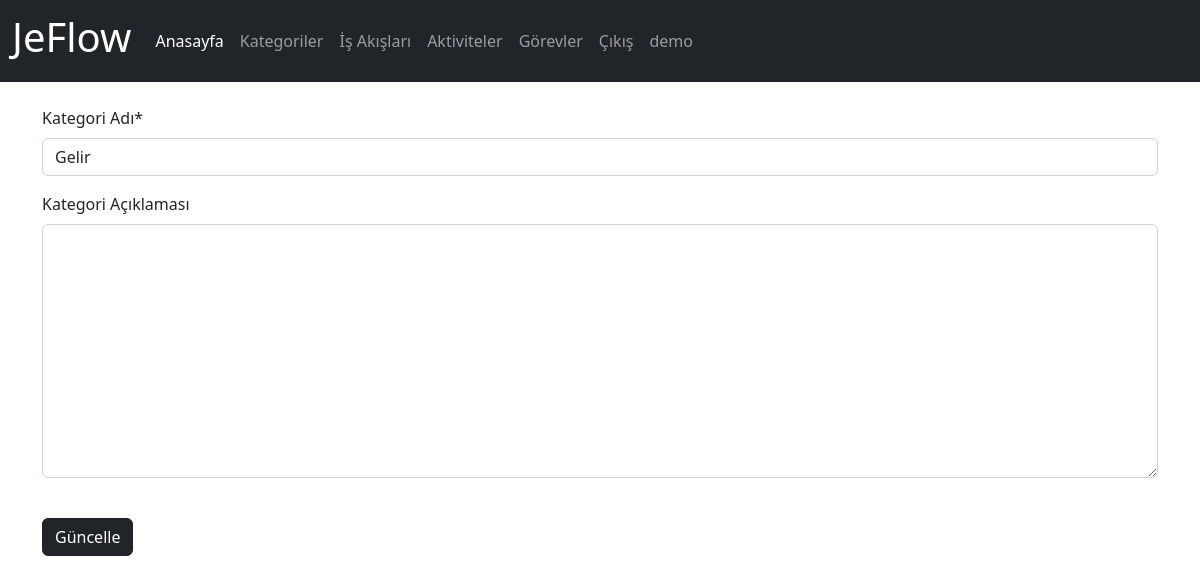
Page /category/4 (signed in) on the earlier database version.
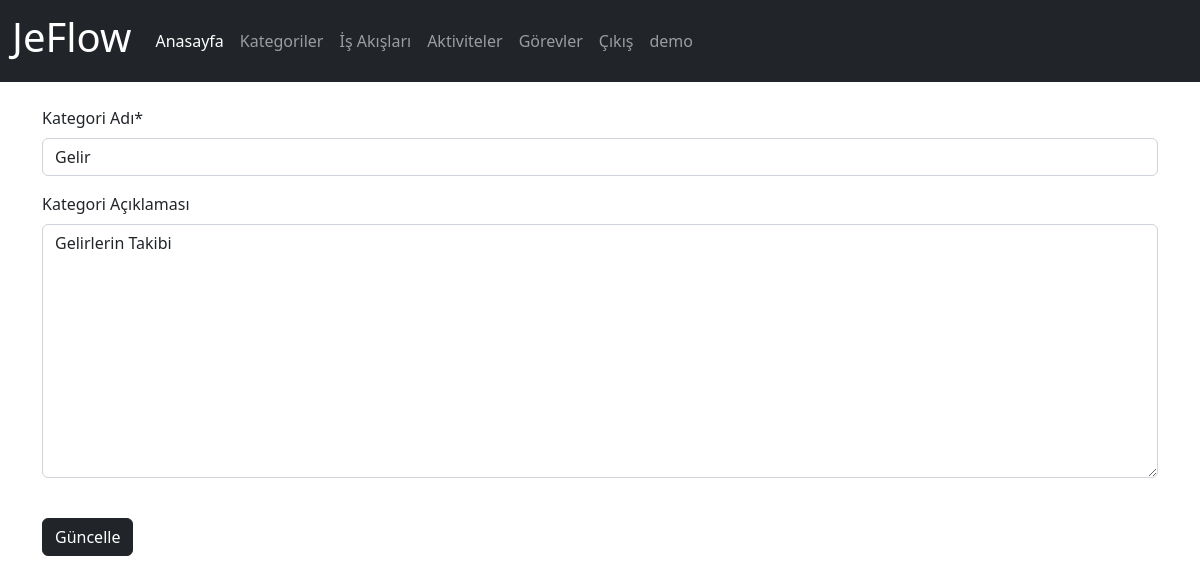
Same page on the later database version.
### app/models.py (models this page shows, shortened)
class Category(models.Model):
    name=models.CharField(max_length=500,verbose_name='Kategori Adı')
    description=models.TextField(verbose_name='Kategori Açıklaması', blank=True, null=True)
    created_date=models.DateTimeField(auto_now_add=True, verbose_name='Oluşturulma Tarihi')
    user=models.ForeignKey(User,on_delete=models.CASCADE,verbose_name='Kullanıcı', blank=True, null=True)
    class Meta:
        verbose_name='Kategori'
        verbose_name_plural="Kategoriler"

### app/views.py (the view, shortened to what this page needs)
# urls.py: path('category/<int:category_id>', views.category_detail, name='category_detail'),
def category_detail(request,category_id):
    category=get_object_or_404(Category,pk=category_id)
    category_form=CategoryForm(instance=category)
    context={
        'category_form':category_form,
        'category':category
    }
    return render(request,'app/category_detail.html',context)

### app/forms.py
class CategoryForm(forms.ModelForm):
    class Meta:
        model=Category
        fields=('name','description')

### templates/app/category_detail.html (shortened to what this page needs)
{% extends 'layout.html' %}
{% load humanize %}
{% block content %}
{% load crispy_forms_tags %}
<div class="row">
    <form action="{% url 'category_detail' category.id %}" method="POST">
        {{category_form|crispy}}
        <button class="btn btn-dark my-4" type="submit">Güncelle</button>
    </form>
</div>
{% endblock %}

Differences in the rows shown:
changed Category "Gelir": description (not shown) → "Gelirlerin Takibi"
